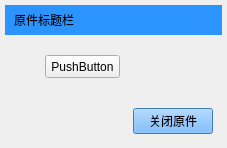
<?xml version="1.0" encoding="UTF-8"?>
<ui version="4.0">
 <class>Component</class>
 <widget class="QWidget" name="Component">
  <property name="geometry">
   <rect>
    <x>0</x>
    <y>0</y>
    <width>227</width>
    <height>148</height>
   </rect>
  </property>
  <property name="windowTitle">
   <string>原件</string>
  </property>
  <property name="styleSheet">
   <string notr="true"/>
  </property>
  <layout class="QVBoxLayout" name="verticalLayout" stretch="0,1,0">
   <property name="spacing">
    <number>0</number>
   </property>
   <property name="leftMargin">
    <number>5</number>
   </property>
   <property name="topMargin">
    <number>5</number>
   </property>
   <property name="rightMargin">
    <number>5</number>
   </property>
   <property name="bottomMargin">
    <number>5</number>
   </property>
   <item>
    <widget class="QWidget" name="qwTitleBar" native="true">
     <property name="minimumSize">
      <size>
       <width>0</width>
       <height>30</height>
      </size>
     </property>
     <property name="maximumSize">
      <size>
       <width>16777215</width>
       <height>30</height>
      </size>
     </property>
     <property name="styleSheet">
      <string notr="true">background-color: rgb(43, 148, 255);</string>
     </property>
     <layout class="QHBoxLayout" name="horizontalLayout_2">
      <item>
       <widget class="QLabel" name="label">
        <property name="text">
         <string>原件标题栏</string>
        </property>
       </widget>
      </item>
     </layout>
    </widget>
   </item>
   <item>
    <widget class="QWidget" name="qwContextArea" native="true">
     <widget class="QPushButton" name="pushButton">
      <property name="geometry">
       <rect>
        <x>40</x>
        <y>20</y>
        <width>75</width>
        <height>23</height>
       </rect>
      </property>
      <property name="text">
       <string>PushButton</string>
      </property>
     </widget>
    </widget>
   </item>
   <item>
    <widget class="QWidget" name="qwButtonBar" native="true">
     <layout class="QHBoxLayout" name="horizontalLayout">
      <item>
       <spacer name="horizontalSpacer">
        <property name="orientation">
         <enum>Qt::Horizontal</enum>
        </property>
        <property name="sizeHint" stdset="0">
         <size>
          <width>125</width>
          <height>20</height>
         </size>
        </property>
       </spacer>
      </item>
      <item>
       <widget class="QPushButton" name="btnClose">
        <property name="styleSheet">
         <string notr="true">background-color: rgb(85, 170, 255);</string>
        </property>
        <property name="text">
         <string>关闭原件</string>
        </property>
       </widget>
      </item>
     </layout>
    </widget>
   </item>
  </layout>
 </widget>
 <resources/>
 <connections/>
</ui>
